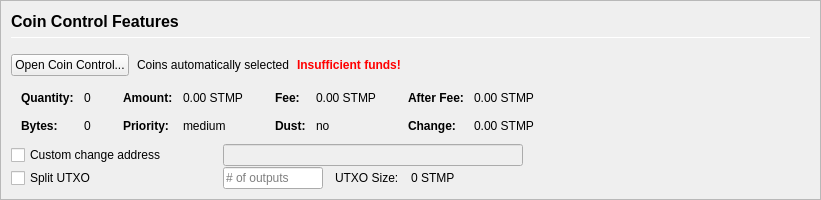
         <widget class="QFrame" name="frameCoinControl">
          <property name="sizePolicy">
           <sizepolicy hsizetype="Expanding" vsizetype="Expanding">
            <horstretch>0</horstretch>
            <verstretch>0</verstretch>
           </sizepolicy>
          </property>
          <property name="maximumSize">
           <size>
            <width>16777215</width>
            <height>16777215</height>
           </size>
          </property>
          <property name="frameShape">
           <enum>QFrame::StyledPanel</enum>
          </property>
          <property name="frameShadow">
           <enum>QFrame::Sunken</enum>
          </property>
          <layout class="QVBoxLayout" name="verticalLayoutCoinControl2">
           <property name="spacing">
            <number>0</number>
           </property>
           <property name="leftMargin">
            <number>0</number>
           </property>
           <property name="topMargin">
            <number>0</number>
           </property>
           <property name="rightMargin">
            <number>0</number>
           </property>
           <property name="bottomMargin">
            <number>0</number>
           </property>
           <item>
            <widget class="QFrame" name="frameCoinControl_BG">
             <layout class="QVBoxLayout" name="verticalLayoutCoinControl" stretch="0,0,0,0,0,0">
              <property name="spacing">
               <number>1</number>
              </property>
              <property name="leftMargin">
               <number>10</number>
              </property>
              <property name="topMargin">
               <number>10</number>
              </property>
              <item>
               <layout class="QHBoxLayout" name="horizontalLayoutCoinControl1">
                <property name="bottomMargin">
                 <number>15</number>
                </property>
                <item>
                 <layout class="QVBoxLayout" name="verticalLayout_3">
                  <property name="spacing">
                   <number>6</number>
                  </property>
                  <item>
                   <widget class="QLabel" name="labelCoinControlFeatures">
                    <property name="sizePolicy">
                     <sizepolicy hsizetype="Preferred" vsizetype="Maximum">
                      <horstretch>0</horstretch>
                      <verstretch>0</verstretch>
                     </sizepolicy>
                    </property>
                    <property name="minimumSize">
                     <size>
                      <width>0</width>
                      <height>20</height>
                     </size>
                    </property>
                    <property name="font">
                     <font>
                      <pointsize>12</pointsize>
                      <weight>75</weight>
                      <bold>true</bold>
                     </font>
                    </property>
                    <property name="styleSheet">
                     <string notr="true">font-weight:bold;</string>
                    </property>
                    <property name="text">
                     <string>Coin Control Features</string>
                    </property>
                   </widget>
                  </item>
                  <item>
                   <widget class="Line" name="line">
                    <property name="minimumSize">
                     <size>
                      <width>0</width>
                      <height>1</height>
                     </size>
                    </property>
                    <property name="maximumSize">
                     <size>
                      <width>16777215</width>
                      <height>1</height>
                     </size>
                    </property>
                    <property name="orientation">
                     <enum>Qt::Horizontal</enum>
                    </property>
                   </widget>
                  </item>
                 </layout>
                </item>
               </layout>
              </item>
              <item>
               <layout class="QHBoxLayout" name="horizontalLayoutCoinControl2" stretch="0,0,0,0">
                <property name="spacing">
                 <number>8</number>
                </property>
                <property name="bottomMargin">
                 <number>10</number>
                </property>
                <item>
                 <widget class="QPushButton" name="pushButtonCoinControl">
                  <property name="styleSheet">
                   <string notr="true"/>
                  </property>
                  <property name="text">
                   <string>Open Coin Control...</string>
                  </property>
                  <property name="autoDefault">
                   <bool>false</bool>
                  </property>
                 </widget>
                </item>
                <item>
                 <widget class="QLabel" name="labelCoinControlAutomaticallySelected">
                  <property name="text">
                   <string>Coins automatically selected</string>
                  </property>
                  <property name="margin">
                   <number>5</number>
                  </property>
                 </widget>
                </item>
                <item>
                 <widget class="QLabel" name="labelCoinControlInsuffFunds">
                  <property name="font">
                   <font>
                    <weight>75</weight>
                    <bold>true</bold>
                   </font>
                  </property>
                  <property name="styleSheet">
                   <string notr="true">color:red;font-weight:bold;</string>
                  </property>
                  <property name="text">
                   <string>Insufficient funds!</string>
                  </property>
                  <property name="margin">
                   <number>5</number>
                  </property>
                 </widget>
                </item>
                <item>
                 <spacer name="horizontalSpacerCoinControl">
                  <property name="orientation">
                   <enum>Qt::Horizontal</enum>
                  </property>
                  <property name="sizeHint" stdset="0">
                   <size>
                    <width>40</width>
                    <height>1</height>
                   </size>
                  </property>
                 </spacer>
                </item>
               </layout>
              </item>
              <item>
               <widget class="QWidget" name="widgetCoinControl" native="true">
                <property name="sizePolicy">
                 <sizepolicy hsizetype="Preferred" vsizetype="Preferred">
                  <horstretch>0</horstretch>
                  <verstretch>0</verstretch>
                 </sizepolicy>
                </property>
                <property name="minimumSize">
                 <size>
                  <width>0</width>
                  <height>0</height>
                 </size>
                </property>
                <property name="styleSheet">
                 <string notr="true"/>
                </property>
                <layout class="QHBoxLayout" name="horizontalLayoutCoinControl5">
                 <property name="leftMargin">
                  <number>0</number>
                 </property>
                 <property name="topMargin">
                  <number>0</number>
                 </property>
                 <property name="rightMargin">
                  <number>0</number>
                 </property>
                 <property name="bottomMargin">
                  <number>0</number>
                 </property>
                 <item>
                  <layout class="QHBoxLayout" name="horizontalLayoutCoinControl3" stretch="0,0,0,1">
                   <property name="spacing">
                    <number>20</number>
                   </property>
                   <property name="topMargin">
                    <number>0</number>
                   </property>
                   <property name="bottomMargin">
                    <number>10</number>
                   </property>
                   <item>
                    <layout class="QFormLayout" name="formLayoutCoinControl1">
                     <property name="horizontalSpacing">
                      <number>10</number>
                     </property>
                     <property name="verticalSpacing">
                      <number>14</number>
                     </property>
                     <property name="leftMargin">
                      <number>10</number>
                     </property>
                     <property name="topMargin">
                      <number>4</number>
                     </property>
                     <property name="rightMargin">
                      <number>6</number>
                     </property>
                     <item row="0" column="0">
                      <widget class="QLabel" name="labelCoinControlQuantityText">
                       <property name="font">
                        <font>
                         <weight>75</weight>
                         <bold>true</bold>
                        </font>
                       </property>
                       <property name="text">
                        <string>Quantity:</string>
                       </property>
                       <property name="margin">
                        <number>0</number>
                       </property>
                      </widget>
                     </item>
                     <item row="0" column="1">
                      <widget class="QLabel" name="labelCoinControlQuantity">
                       <property name="cursor">
                        <cursorShape>IBeamCursor</cursorShape>
                       </property>
                       <property name="contextMenuPolicy">
                        <enum>Qt::ActionsContextMenu</enum>
                       </property>
                       <property name="text">
                        <string notr="true">0</string>
                       </property>
                       <property name="margin">
                        <number>0</number>
                       </property>
                       <property name="textInteractionFlags">
                        <set>Qt::LinksAccessibleByMouse|Qt::TextSelectableByKeyboard|Qt::TextSelectableByMouse</set>
                       </property>
                      </widget>
                     </item>
                     <item row="1" column="0">
                      <widget class="QLabel" name="labelCoinControlBytesText">
                       <property name="font">
                        <font>
                         <weight>75</weight>
                         <bold>true</bold>
                        </font>
                       </property>
                       <property name="text">
                        <string>Bytes:</string>
                       </property>
                      </widget>
                     </item>
                     <item row="1" column="1">
                      <widget class="QLabel" name="labelCoinControlBytes">
                       <property name="cursor">
                        <cursorShape>IBeamCursor</cursorShape>
                       </property>
                       <property name="contextMenuPolicy">
                        <enum>Qt::ActionsContextMenu</enum>
                       </property>
                       <property name="text">
                        <string notr="true">0</string>
                       </property>
                       <property name="textInteractionFlags">
                        <set>Qt::LinksAccessibleByMouse|Qt::TextSelectableByKeyboard|Qt::TextSelectableByMouse</set>
                       </property>
                      </widget>
                     </item>
                    </layout>
                   </item>
                   <item>
                    <layout class="QFormLayout" name="formLayoutCoinControl2">
                     <property name="horizontalSpacing">
                      <number>10</number>
                     </property>
                     <property name="verticalSpacing">
                      <number>14</number>
                     </property>
                     <property name="leftMargin">
                      <number>6</number>
                     </property>
                     <property name="topMargin">
                      <number>4</number>
                     </property>
                     <property name="rightMargin">
                      <number>6</number>
                     </property>
                     <item row="0" column="0">
                      <widget class="QLabel" name="labelCoinControlAmountText">
                       <property name="font">
                        <font>
                         <weight>75</weight>
                         <bold>true</bold>
                        </font>
                       </property>
                       <property name="text">
                        <string>Amount:</string>
                       </property>
                       <property name="margin">
                        <number>0</number>
                       </property>
                      </widget>
                     </item>
                     <item row="0" column="1">
                      <widget class="QLabel" name="labelCoinControlAmount">
                       <property name="cursor">
                        <cursorShape>IBeamCursor</cursorShape>
                       </property>
                       <property name="contextMenuPolicy">
                        <enum>Qt::ActionsContextMenu</enum>
                       </property>
                       <property name="text">
                        <string notr="true">0.00 STMP</string>
                       </property>
                       <property name="textInteractionFlags">
                        <set>Qt::LinksAccessibleByMouse|Qt::TextSelectableByKeyboard|Qt::TextSelectableByMouse</set>
                       </property>
                      </widget>
                     </item>
                     <item row="1" column="0">
                      <widget class="QLabel" name="labelCoinControlPriorityText">
                       <property name="font">
                        <font>
                         <weight>75</weight>
                         <bold>true</bold>
                        </font>
                       </property>
                       <property name="text">
                        <string>Priority:</string>
                       </property>
                      </widget>
                     </item>
                     <item row="1" column="1">
                      <widget class="QLabel" name="labelCoinControlPriority">
                       <property name="cursor">
                        <cursorShape>IBeamCursor</cursorShape>
                       </property>
                       <property name="contextMenuPolicy">
                        <enum>Qt::ActionsContextMenu</enum>
                       </property>
                       <property name="text">
                        <string>medium</string>
                       </property>
                       <property name="textInteractionFlags">
                        <set>Qt::LinksAccessibleByMouse|Qt::TextSelectableByKeyboard|Qt::TextSelectableByMouse</set>
                       </property>
                      </widget>
                     </item>
                    </layout>
                   </item>
                   <item>
                    <layout class="QFormLayout" name="formLayoutCoinControl3">
                     <property name="horizontalSpacing">
                      <number>10</number>
                     </property>
                     <property name="verticalSpacing">
                      <number>14</number>
                     </property>
                     <property name="leftMargin">
                      <number>6</number>
                     </property>
                     <property name="topMargin">
                      <number>4</number>
                     </property>
                     <property name="rightMargin">
                      <number>6</number>
                     </property>
                     <item row="0" column="0">
                      <widget class="QLabel" name="labelCoinControlFeeText">
                       <property name="font">
                        <font>
                         <weight>75</weight>
                         <bold>true</bold>
                        </font>
                       </property>
                       <property name="text">
                        <string>Fee:</string>
                       </property>
                       <property name="margin">
                        <number>0</number>
                       </property>
                      </widget>
                     </item>
                     <item row="0" column="1">
                      <widget class="QLabel" name="labelCoinControlFee">
                       <property name="cursor">
                        <cursorShape>IBeamCursor</cursorShape>
                       </property>
                       <property name="contextMenuPolicy">
                        <enum>Qt::ActionsContextMenu</enum>
                       </property>
                       <property name="text">
                        <string notr="true">0.00 STMP</string>
                       </property>
                       <property name="textInteractionFlags">
                        <set>Qt::LinksAccessibleByMouse|Qt::TextSelectableByKeyboard|Qt::TextSelectableByMouse</set>
                       </property>
                      </widget>
                     </item>
                     <item row="1" column="0">
                      <widget class="QLabel" name="labelCoinControlLowOutputText">
                       <property name="font">
                        <font>
                         <weight>75</weight>
                         <bold>true</bold>
                        </font>
                       </property>
                       <property name="text">
                        <string>Dust:</string>
                       </property>
                      </widget>
                     </item>
                     <item row="1" column="1">
                      <widget class="QLabel" name="labelCoinControlLowOutput">
                       <property name="cursor">
                        <cursorShape>IBeamCursor</cursorShape>
                       </property>
                       <property name="contextMenuPolicy">
                        <enum>Qt::ActionsContextMenu</enum>
                       </property>
                       <property name="text">
                        <string>no</string>
                       </property>
                       <property name="textInteractionFlags">
                        <set>Qt::LinksAccessibleByMouse|Qt::TextSelectableByKeyboard|Qt::TextSelectableByMouse</set>
                       </property>
                      </widget>
                     </item>
                    </layout>
                   </item>
                   <item>
                    <layout class="QFormLayout" name="formLayoutCoinControl4">
                     <property name="horizontalSpacing">
                      <number>10</number>
                     </property>
                     <property name="verticalSpacing">
                      <number>14</number>
                     </property>
                     <property name="leftMargin">
                      <number>6</number>
                     </property>
                     <property name="topMargin">
                      <number>4</number>
                     </property>
                     <property name="rightMargin">
                      <number>6</number>
                     </property>
                     <item row="0" column="0">
                      <widget class="QLabel" name="labelCoinControlAfterFeeText">
                       <property name="font">
                        <font>
                         <weight>75</weight>
                         <bold>true</bold>
                        </font>
                       </property>
                       <property name="text">
                        <string>After Fee:</string>
                       </property>
                       <property name="margin">
                        <number>0</number>
                       </property>
                      </widget>
                     </item>
                     <item row="0" column="1">
                      <widget class="QLabel" name="labelCoinControlAfterFee">
                       <property name="cursor">
                        <cursorShape>IBeamCursor</cursorShape>
                       </property>
                       <property name="contextMenuPolicy">
                        <enum>Qt::ActionsContextMenu</enum>
                       </property>
                       <property name="text">
                        <string notr="true">0.00 STMP</string>
                       </property>
                       <property name="textInteractionFlags">
                        <set>Qt::LinksAccessibleByMouse|Qt::TextSelectableByKeyboard|Qt::TextSelectableByMouse</set>
                       </property>
                      </widget>
                     </item>
                     <item row="1" column="0">
                      <widget class="QLabel" name="labelCoinControlChangeText">
                       <property name="font">
                        <font>
                         <weight>75</weight>
                         <bold>true</bold>
                        </font>
                       </property>
                       <property name="text">
                        <string>Change:</string>
                       </property>
                      </widget>
                     </item>
                     <item row="1" column="1">
                      <widget class="QLabel" name="labelCoinControlChange">
                       <property name="cursor">
                        <cursorShape>IBeamCursor</cursorShape>
                       </property>
                       <property name="contextMenuPolicy">
                        <enum>Qt::ActionsContextMenu</enum>
                       </property>
                       <property name="text">
                        <string notr="true">0.00 STMP</string>
                       </property>
                       <property name="textInteractionFlags">
                        <set>Qt::LinksAccessibleByMouse|Qt::TextSelectableByKeyboard|Qt::TextSelectableByMouse</set>
                       </property>
                      </widget>
                     </item>
                    </layout>
                   </item>
                  </layout>
                 </item>
                </layout>
               </widget>
              </item>
              <item>
               <layout class="QHBoxLayout" name="horizontalLayoutCoinControl4">
                <property name="spacing">
                 <number>12</number>
                </property>
                <property name="sizeConstraint">
                 <enum>QLayout::SetDefaultConstraint</enum>
                </property>
                <property name="topMargin">
                 <number>0</number>
                </property>
                <property name="rightMargin">
                 <number>0</number>
                </property>
                <item>
                 <widget class="QCheckBox" name="checkBoxCoinControlChange">
                  <property name="sizePolicy">
                   <sizepolicy hsizetype="Preferred" vsizetype="Preferred">
                    <horstretch>0</horstretch>
                    <verstretch>0</verstretch>
                   </sizepolicy>
                  </property>
                  <property name="minimumSize">
                   <size>
                    <width>200</width>
                    <height>0</height>
                   </size>
                  </property>
                  <property name="maximumSize">
                   <size>
                    <width>200</width>
                    <height>16777215</height>
                   </size>
                  </property>
                  <property name="toolTip">
                   <string>If this is activated, but the change address is empty or invalid, change will be sent to a newly generated address.</string>
                  </property>
                  <property name="text">
                   <string>Custom change address</string>
                  </property>
                 </widget>
                </item>
                <item>
                 <widget class="QValidatedLineEdit" name="lineEditCoinControlChange">
                  <property name="enabled">
                   <bool>false</bool>
                  </property>
                  <property name="sizePolicy">
                   <sizepolicy hsizetype="Preferred" vsizetype="Preferred">
                    <horstretch>0</horstretch>
                    <verstretch>0</verstretch>
                   </sizepolicy>
                  </property>
                  <property name="minimumSize">
                   <size>
                    <width>300</width>
                    <height>0</height>
                   </size>
                  </property>
                 </widget>
                </item>
                <item>
                 <widget class="QLabel" name="labelCoinControlChangeLabel">
                  <property name="sizePolicy">
                   <sizepolicy hsizetype="Preferred" vsizetype="Preferred">
                    <horstretch>0</horstretch>
                    <verstretch>0</verstretch>
                   </sizepolicy>
                  </property>
                  <property name="minimumSize">
                   <size>
                    <width>100</width>
                    <height>0</height>
                   </size>
                  </property>
                  <property name="text">
                   <string/>
                  </property>
                  <property name="margin">
                   <number>3</number>
                  </property>
                 </widget>
                </item>
               </layout>
              </item>
              <item>
               <layout class="QHBoxLayout" name="horizontalLayoutCoinControl6">
                <property name="spacing">
                 <number>12</number>
                </property>
                <property name="rightMargin">
                 <number>0</number>
                </property>
                <item>
                 <widget class="QCheckBox" name="splitBlockCheckBox">
                  <property name="sizePolicy">
                   <sizepolicy hsizetype="Preferred" vsizetype="Preferred">
                    <horstretch>0</horstretch>
                    <verstretch>0</verstretch>
                   </sizepolicy>
                  </property>
                  <property name="minimumSize">
                   <size>
                    <width>200</width>
                    <height>0</height>
                   </size>
                  </property>
                  <property name="maximumSize">
                   <size>
                    <width>200</width>
                    <height>16777215</height>
                   </size>
                  </property>
                  <property name="text">
                   <string>Split UTXO</string>
                  </property>
                 </widget>
                </item>
                <item>
                 <widget class="QLineEdit" name="splitBlockLineEdit">
                  <property name="sizePolicy">
                   <sizepolicy hsizetype="Preferred" vsizetype="Preferred">
                    <horstretch>50</horstretch>
                    <verstretch>0</verstretch>
                   </sizepolicy>
                  </property>
                  <property name="minimumSize">
                   <size>
                    <width>100</width>
                    <height>0</height>
                   </size>
                  </property>
                  <property name="maximumSize">
                   <size>
                    <width>100</width>
                    <height>16777215</height>
                   </size>
                  </property>
                  <property name="placeholderText">
                   <string># of outputs</string>
                  </property>
                 </widget>
                </item>
                <item>
                 <widget class="QLabel" name="labelBlockSizeText">
                  <property name="text">
                   <string>UTXO Size:</string>
                  </property>
                 </widget>
                </item>
                <item>
                 <widget class="QLabel" name="labelBlockSize">
                  <property name="text">
                   <string>0 STMP</string>
                  </property>
                 </widget>
                </item>
                <item>
                 <spacer name="horizontalSpacer_7">
                  <property name="orientation">
                   <enum>Qt::Horizontal</enum>
                  </property>
                  <property name="sizeHint" stdset="0">
                   <size>
                    <width>40</width>
                    <height>20</height>
                   </size>
                  </property>
                 </spacer>
                </item>
               </layout>
              </item>
              <item>
               <spacer name="verticalSpacerCoinControl">
                <property name="orientation">
                 <enum>Qt::Vertical</enum>
                </property>
                <property name="sizeHint" stdset="0">
                 <size>
                  <width>800</width>
                  <height>1</height>
                 </size>
                </property>
               </spacer>
              </item>
             </layout>
            </widget>
           </item>
          </layout>
         </widget>
